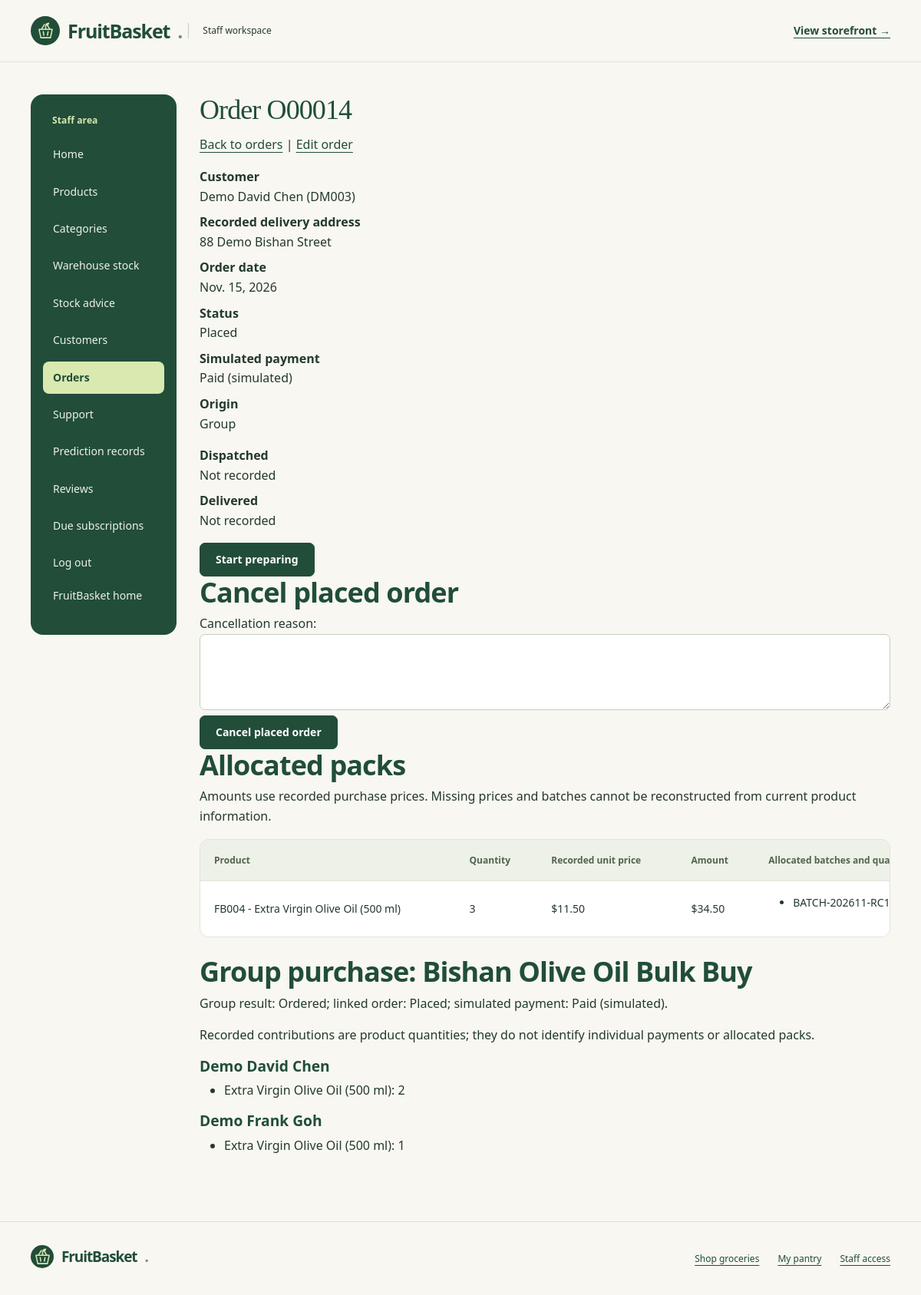
The page /adminpanel/orders/O00014/ (signed in) on the database its author committed.
### adminpanel/models.py (models this page shows, shortened)
class Orders(models.Model):
    STATUS = [
        ('placed', 'Placed'),
        ('preparing', 'Preparing'),
        ('dispatched', 'Dispatched'),
        ('delivered', 'Delivered'),
        ('cancelled', 'Cancelled')
    ]
    PAYMENT = [
        ('paid', 'Paid (simulated)'),
        ('refunded', 'Refunded (simulated)')
    ]
    Oid = models.CharField(max_length=6, primary_key=True)
    Odate = models.DateField()
    Oaddress = models.CharField(max_length=255)
    Ostatus = models.CharField(max_length=10, choices=STATUS, default='placed')
    Odispatched = models.DateTimeField(null=True, blank=True, editable=False)
    Odelivered = models.DateTimeField(null=True, blank=True, editable=False)
    Opayment = models.CharField(max_length=10, choices=PAYMENT, default='paid', verbose_name='Simulated payment')
    Ocustomer = models.ForeignKey(Customer, on_delete=models.RESTRICT, related_name='customer_orders')

class Customer(models.Model):
    Cid = models.CharField(max_length=5, primary_key=True)
    Cname = models.CharField(max_length=255)
    Caddress = models.CharField(max_length=255)
    Chouseholdsize = models.IntegerField()
    Cmealsperweek = models.IntegerField()
    Cuser = models.OneToOneField(User, on_delete=models.CASCADE, related_name='customer')
    class Meta:
        constraints = [
            models.CheckConstraint(
                check=models.Q(Chouseholdsize__gte=1),
                name='Chouseholdsize_at_least_one'
            ),
            models.CheckConstraint(
                check=models.Q(Cmealsperweek__gte=0),
                name='Cmealsperweek_not_negative'
            )
        ]

class Product(models.Model):
    Pid = models.CharField(max_length=5, primary_key=True)
    Pname = models.CharField(max_length=200)
    Pcategory = models.ForeignKey(Category, on_delete=models.PROTECT, db_column="Pcategory", related_name="products", verbose_name="Category")
    Psize = models.CharField(max_length=30)
    Pprice = models.FloatField()
    Plowstock = models.IntegerField(validators=[MinValueValidator(0)])
    Ptargetstock = models.PositiveIntegerField(null=True, blank=True, verbose_name='Target stock level')
    Pbulkquantity = models.PositiveIntegerField(null=True, blank=True, validators=[MinValueValidator(2)], verbose_name='Bulk quantity threshold')
    Pbulkprice = models.FloatField(null=True, blank=True, verbose_name='Bulk unit price')
    Pactive = models.BooleanField(default=True)
    Pimage = models.ImageField(upload_to='products/', blank=True, null=True)
    Pexpirydays = models.PositiveIntegerField(default=0)
    class Meta:
        constraints = [
            models.CheckConstraint(
                check=models.Q(Pprice__gt=0),
                name='Pprice_greater_than_zero'
            ),
            models.CheckConstraint(
                check=models.Q(Plowstock__gte=0),
                name='Plowstock_not_negative'
            ),
            models.CheckConstraint(condition=models.Q(Ptargetstock__isnull=True) | models.Q(Ptargetstock__gte=models.F('Plowstock')), name='product_target_at_least_low'),
            models.CheckConstraint(condition=(models.Q(Pbulkquantity__isnull=True, Pbulkprice__isnull=True) | models.Q(Pbulkquantity__isnull=False, Pbulkprice__isnull=False, Pbulkquantity__gte=2, Pbulkprice__gt=0, Pbulkprice__lte=models.F('Pprice'))), name='product_bulk_settings_valid')
        ]

class InventoryBatch(models.Model):
    DATE_TYPES = [('use_by', 'Use by'), ('best_before', 'Best before'), ('expiry', 'Expiry')]
    Breference = models.CharField(max_length=100, unique=True, verbose_name='Batch reference')
    Bproduct = models.ForeignKey(Product, on_delete=models.PROTECT, related_name='inventory_batches')
    Breceived = models.DateField()
    Bquantity = models.PositiveIntegerField()
    Bdatetype = models.CharField(max_length=20, choices=DATE_TYPES, blank=True)
    Bdate = models.DateField(null=True, blank=True)
    class Meta:
        constraints = [
            models.CheckConstraint(condition=models.Q(Bquantity__gt=0), name='batch_quantity_positive'),
            models.CheckConstraint(condition=(models.Q(Bdatetype='', Bdate__isnull=True) | models.Q(Bdatetype__in=['use_by', 'best_before', 'expiry'], Bdate__isnull=False)), name='batch_date_type_matches_date'),
        ]

class GroupPurchase(models.Model):
    STATUS = [
        ('open', 'Open'),
        ('locked', 'Locked'),
        ('ordered', 'Ordered')
    ]
    Gname = models.CharField(max_length=100)
    Gcode = models.CharField(max_length=32, unique=True)
    Gaddress = models.CharField(max_length=255)
    Gstatus = models.CharField(max_length=10, choices=STATUS, default='open')
    Gcreated = models.DateField()
    Gorganiser = models.ForeignKey(Customer, on_delete=models.RESTRICT, related_name='organised_groups')
    Gorder = models.OneToOneField(Orders, on_delete=models.RESTRICT, related_name='group_purchase', blank=True, null=True)
    class Meta:
        constraints = [
            models.CheckConstraint(
                condition=models.Q(Gstatus='ordered', Gorder__isnull=False) | (~models.Q(Gstatus='ordered') & models.Q(Gorder__isnull=True)),
                name='Gorder_matches_Gstatus'
            )
        ]

class GroupLine(models.Model):
    GLquantity = models.PositiveIntegerField()
    GLgroup = models.ForeignKey(GroupPurchase, on_delete=models.CASCADE, related_name='group_lines')
    GLcustomer = models.ForeignKey(Customer, on_delete=models.RESTRICT, related_name='customer_group_lines')
    GLproduct = models.ForeignKey(Product, on_delete=models.RESTRICT, related_name='product_group_lines')
    class Meta:
        constraints = [
            models.UniqueConstraint(fields=['GLgroup', 'GLcustomer', 'GLproduct'], name='one_line_per_member_product'),
            models.CheckConstraint(condition=models.Q(GLquantity__gte=1), name='GLquantity_at_least_one')
        ]

### adminpanel/views.py (the view)
# urls.py: path('orders/<str:pk>/', views.order_inspection_detail, name='staff_order_detail'),
@require_GET
def order_inspection_detail(request, pk):
    if not _staff_order_access(request):
        return redirect('adminpanel_login')
    from decimal import Decimal
    order = get_object_or_404(Orders.objects.select_related('Ocustomer', 'group_purchase', 'subscription_cycle__SCsubscription__Sproduct'), pk=pk)
    rows = order.order_items.values('Iproduct_id', 'Iproduct__Pname', 'Iproduct__Psize', 'Ipurchasedprice',
        'Ibatch_id', 'Ibatch__Breference').annotate(quantity=Count('id')).order_by('Iproduct_id', 'Ipurchasedprice', 'Ibatch_id')
    grouped = {}
    for row in rows:
        key = (row['Iproduct_id'], row['Ipurchasedprice'])
        if key not in grouped:
            grouped[key] = {'product_id': row['Iproduct_id'], 'name': row['Iproduct__Pname'], 'size': row['Iproduct__Psize'],
                'price': row['Ipurchasedprice'], 'quantity': 0, 'batches': []}
        line = grouped[key]
        line['quantity'] += row['quantity']
        line['batches'].append({'reference': row['Ibatch__Breference'], 'quantity': row['quantity']})
    for line in grouped.values():
        line['amount'] = Decimal(str(line['price'])) * line['quantity'] if line['price'] is not None else None
    group = getattr(order, 'group_purchase', None)
    cycle = getattr(order, 'subscription_cycle', None)
    members = []
    if group:
        contributions = list(group.group_lines.select_related('GLcustomer', 'GLproduct').order_by('GLcustomer__Cname', 'GLproduct__Pname'))
        for member in group.group_members.select_related('GMcustomer').order_by('GMcustomer__Cname', 'pk'):
            members.append({'customer': member.GMcustomer, 'lines': [line for line in contributions if line.GLcustomer_id == member.GMcustomer_id]})
        member_ids = {member['customer'].pk for member in members}
        unmatched = {}
        for line in contributions:
            if line.GLcustomer_id not in member_ids:
                unmatched.setdefault(line.GLcustomer_id, {'customer': line.GLcustomer, 'lines': [], 'unmatched': True})['lines'].append(line)
        members.extend(unmatched.values())
    return render(request, 'adminpanel/order_inspection_detail.html', {'order': order, 'origin': _order_origin(order),
        'lines': list(grouped.values()), 'group': group, 'members': members, 'cycle': cycle, 'cancel_form': OrderCancellationForm()})

### adminpanel/forms.py
class OrderCancellationForm(forms.Form):
    reason = forms.CharField(max_length=1000, label='Cancellation reason', widget=forms.Textarea(attrs={'rows': 3}))

### adminpanel/views.py (called while the page is built)
def _staff_order_access(request):
    return request.user.is_authenticated and request.user.is_active and request.user.is_staff

def _order_origin(order):
    group = getattr(order, 'group_purchase', None)
    cycle = getattr(order, 'subscription_cycle', None)
    if group and cycle:
        return 'Multiple origins'
    if group:
        return 'Group'
    if cycle:
        return 'Subscription'
    return 'Other / origin not recorded'

### adminpanel/templates/adminpanel/order_inspection_detail.html (shortened to what this page needs)
{% extends 'adminpanel/adminpanel_base.html' %}
{% block content %}<section class="fb-staff-section">
<h1 class="fb-staff-page-title">Order {{ order.Oid }}</h1>
<p><a href="{% url 'staff_order_list' %}">Back to orders</a> | <a href="{% url 'order_new' order.Oid %}">Edit order</a></p>
<dl><dt>Customer</dt><dd>{{ order.Ocustomer.Cname }} ({{ order.Ocustomer_id }})</dd><dt>Recorded delivery address</dt><dd>{{ order.Oaddress|linebreaksbr }}</dd><dt>Order date</dt><dd>{{ order.Odate }}</dd><dt>Status</dt><dd>{{ order.get_Ostatus_display }}</dd><dt>Simulated payment</dt><dd>{{ order.get_Opayment_display }}</dd><dt>Origin</dt><dd>{{ origin }}</dd></dl>
<dl><dt>Dispatched</dt><dd>{{ order.Odispatched|default:'Not recorded' }}</dd><dt>Delivered</dt><dd>{{ order.Odelivered|default:'Not recorded' }}</dd></dl>
{% if order.Ostatus == 'placed' or order.Ostatus == 'preparing' or order.Ostatus == 'dispatched' %}
<form method="post" action="{% url 'staff_order_fulfil' order.pk %}">{% csrf_token %}
{% if order.Ostatus == 'placed' %}<button type="submit" name="action" value="prepare">Start preparing</button>{% elif order.Ostatus == 'preparing' %}<button type="submit" name="action" value="dispatch">Record dispatch</button>{% else %}<button type="submit" name="action" value="deliver">Confirm delivery</button>{% endif %}
</form>{% endif %}
{% if order.Ostatus == 'placed' %}<section><h2>Cancel placed order</h2><form method="post" action="{% url 'staff_order_cancel' order.pk %}" class="fb-staff-editor">{% csrf_token %}{{ cancel_form.reason.label_tag }}{{ cancel_form.reason }}<button type="submit">Cancel placed order</button></form></section>{% endif %}
<h2>Allocated packs</h2><p>Amounts use recorded purchase prices. Missing prices and batches cannot be reconstructed from current product information.</p>
{% if lines %}<div class="fb-table-wrap fb-records-table" role="region" aria-label="Allocated packs" tabindex="0"><p class="fb-table-hint">Scroll to see all columns.</p><table><thead><tr><th scope="col">Product</th><th scope="col">Quantity</th><th scope="col">Recorded unit price</th><th scope="col">Amount</th><th scope="col">Allocated batches and quantities</th></tr></thead><tbody>
{% for line in lines %}<tr><td>{{ line.product_id }} - {{ line.name }} ({{ line.size }})</td><td>{{ line.quantity }}</td><td>{% if line.price is not None %}${{ line.price|floatformat:2 }}{% else %}Not recorded{% endif %}</td><td>{% if line.amount is not None %}${{ line.amount|floatformat:2 }}{% else %}Not recorded{% endif %}</td><td><ul>{% for batch in line.batches %}<li>{% if batch.reference %}{{ batch.reference }}{% else %}Batch not recorded{% endif %}: {{ batch.quantity }}</li>{% endfor %}</ul></td></tr>{% endfor %}</tbody></table></div>
{% else %}<p>{% if order.cancellation %}Live allocations were released. See the retained allocation history above.{% else %}No allocated item details are available. Cancelled orders may have had their item links and prices cleared; other orders may not have recorded items.{% endif %}</p>{% endif %}
{% if group %}<h2>Group purchase: {{ group.Gname }}</h2><p>Group result: {{ group.get_Gstatus_display }}; linked order: {{ order.get_Ostatus_display }}; simulated payment: {{ order.get_Opayment_display }}.</p><p>Recorded contributions are product quantities; they do not identify individual payments or allocated packs.</p>{% for member in members %}<h3>{{ member.customer.Cname }}{% if member.unmatched %} (membership not recorded){% endif %}</h3><ul>{% for line in member.lines %}<li>{{ line.GLproduct.Pname }} ({{ line.GLproduct.Psize }}): {{ line.GLquantity }}</li>{% empty %}<li>No recorded product contributions.</li>{% endfor %}</ul>{% empty %}<p>No group members or contributions recorded.</p>{% endfor %}{% endif %}
</section>{% endblock %}

### static/fruitbasket/theme.css (style rules this page uses)
:root { --forest:#214d39; --green:#35634b; --lime:#d9e9b0; --cream:#f8f7f1; --ink:#24392d; --muted:#657166; --border:#e0e4d9; --orange:#bc552e }
* { box-sizing:border-box }
html { scroll-behavior:smooth; scroll-padding-top:2rem }
body.fb-app { margin:0; background:var(--cream); color:var(--ink); font:1rem/1.6 "Segoe UI",Arial,sans-serif }
a { color:var(--forest); text-underline-offset:4px }
h1,h2,h3,h4 { color:var(--forest); font-weight:600; line-height:1.15 }
h1,h2 { letter-spacing:-.025em; text-wrap:balance }
h1 { font-size:clamp(2.5rem,5vw,4.8rem) }
h2 { font-size:clamp(1.7rem,3vw,2.5rem) }
h3 { font-size:1.2rem }
p { margin:0 0 1rem }
button,input,select,textarea { font:inherit }
.fb-button,.fb-content button[type=submit],.fb-content input[type=submit] { display:inline-flex; justify-content:center; align-items:center; gap:10px; background:var(--forest); color:white; border:1px solid var(--forest); border-radius:7px; padding:11px 20px; font-size:14px; font-weight:600; text-decoration:none; cursor:pointer; line-height:1.4 }
.fb-table-wrap { overflow-x:auto; border:1px solid var(--border); border-radius:12px; background:#fff; margin-bottom:24px }
.fb-content table { width:100%; border-collapse:collapse; border:0; background:white; font-size:13px; margin:0 }
.fb-content th { color:#52634f; background:#eef1e7; font-size:12px; text-transform:none; letter-spacing:0; font-weight:650; white-space:nowrap }
.fb-content th,.fb-content td { border:0; border-bottom:1px solid var(--border); padding:17px 18px; vertical-align:middle }
.fb-content tbody tr:last-child td { border-bottom:0 }
.fb-content td { overflow-wrap:anywhere }
.fb-content input:not([type=hidden]):not([type=submit]):not([type=checkbox]),.fb-content select,.fb-content textarea { max-width:100%; border:1px solid #c4cebc; background:#fff; border-radius:7px; padding:10px 12px; color:var(--ink) }
.fb-content textarea { width:100% }
.fb-staff-page-title { font-size: clamp(1.8rem, 3vw, 2.6rem); margin-bottom: 24px; }
.fb-store-page .fb-section-heading h1, .fb-store-page .fb-auth-intro h1, .fb-staff-page-title, .fb-workspace-intro h1 { font-family:Georgia,serif; font-weight:400; letter-spacing:-.025em }
.fb-staff-page-title { font-size:clamp(2rem,3vw,2.75rem); margin:0 0 12px }
.fb-staff .fb-content table { font-size:14px }
.fb-staff .fb-content .fb-table-wrap table { min-width:760px }
.fb-staff .fb-content .fb-records-table table { min-width:1000px }
.fb-records-table td:first-child { white-space:nowrap }
.fb-staff-editor { max-width:900px }

### rows shown on the page
Orders: Oid "O00014", Ocustomer.Cname "Demo David Chen", Ocustomer_id "DM003", Oaddress "88 Demo Bishan Street", Odate "Nov. 15, 2026", Ostatus "Placed", Opayment "Paid (simulated)", Odispatched "Not recorded", Odelivered "Not recorded"
Product: product_id "FB004", name "Extra Virgin Olive Oil", size "500 ml", quantity "3", price "11.50", amount "34.50"
InventoryBatch: reference "BATCH-202611-RC1"
GroupPurchase: Gname "Bishan Olive Oil Bulk Buy", Gstatus "Ordered"
Customer: customer.Cname "Demo David Chen"
GroupLine: GLproduct.Pname "Extra Virgin Olive Oil", GLproduct.Psize "500 ml", GLquantity "2"
Customer: customer.Cname "Demo Frank Goh"
GroupLine: GLproduct.Pname "Extra Virgin Olive Oil", GLproduct.Psize "500 ml", GLquantity "1"

### other values the page prints
{{ origin }} "Group"
{{ cancel_form.reason.label_tag }} "Cancellation reason:"
